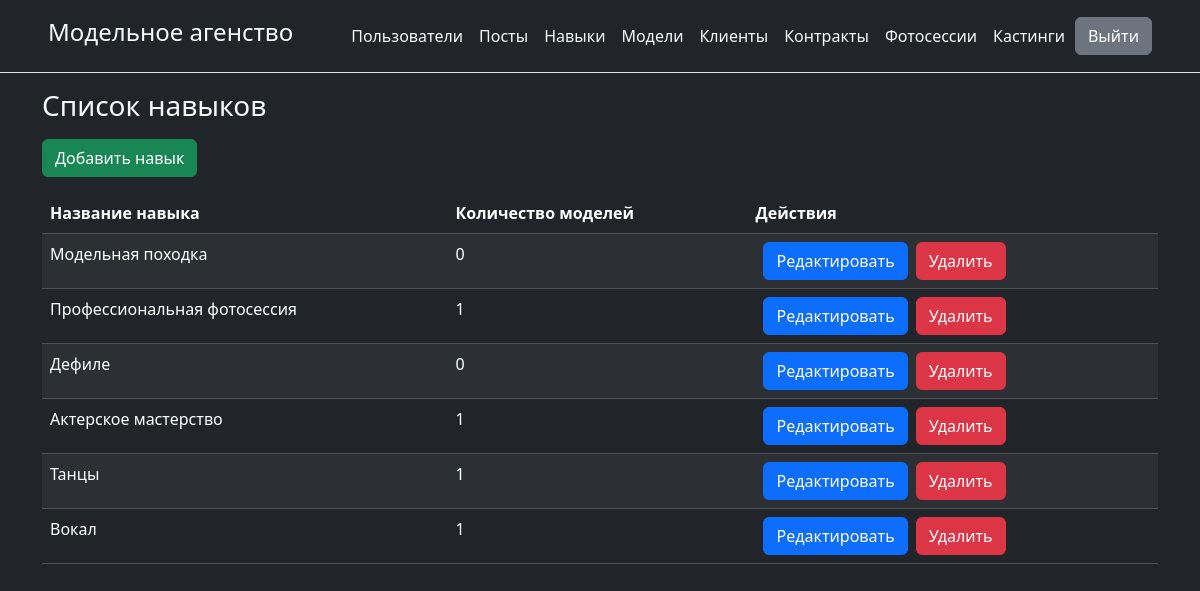
/admin/skills/index.php (signed in), run on the app's committed database.
### tables this page shows
CREATE TABLE `skills` (
  `id` int NOT NULL,
  `skill_name` varchar(50) DEFAULT NULL
);

### admin/skills/index.php (the view, shortened to what this page needs)
<?php
include '../header.php';
require_once '../database_connection.php';
try {
    $stmt = $pdo->prepare("SELECT * FROM skills");
    $stmt->execute();
    $skills = $stmt->fetchAll(PDO::FETCH_ASSOC);
} catch (PDOException $e) {
    echo "Ошибка при получении списка навыков: " . $e->getMessage();
}
try {
    $skill_counts = [];
    foreach ($skills as $skill) {
        $stmt = $pdo->prepare("SELECT COUNT(model_id) AS model_count FROM model_skills WHERE skill_id = ?");
        $stmt->execute([$skill['id']]);
        $count = $stmt->fetch(PDO::FETCH_ASSOC);
        $skill_counts[$skill['id']] = $count['model_count'];
    }
} catch (PDOException $e) {
    echo "Ошибка при получении количества моделей для навыков: " . $e->getMessage();
}
?>
<body class="bg-dark text-light">
<div class="container">
    <h3 class="text-light my-3">Список навыков</h3>
    <a href="create_skill.php" class="btn btn-success mb-3">Добавить навык</a>
    <table class="table table-striped table-dark">
        <thead>
        <tr>
            <th>Название навыка</th>
            <th>Количество моделей</th>
            <th>Действия</th>
        </tr>
        </thead>
        <tbody>
    <?php foreach ($skills as $skill): ?>
            <tr>
                <td><?php echo $skill['skill_name']; ?></td>
                <td><?php echo isset($skill_counts[$skill['id']]) ? $skill_counts[$skill['id']] : 0; ?></td>
                <td>
                    <div class="btn-group" role="group">
                        <form method="GET" action="edit_skill.php" class="mx-2">
                            <button type="submit" class="btn btn-primary">Редактировать</button>
                        </form>
                        <form method="POST" action="delete_skill.php" onsubmit="return confirm('Вы уверены, что хотите удалить этот навык?');">
                            <button type="submit" class="btn btn-danger">Удалить</button>
                        </form>
                    </div>
                </td>
            </tr>
    <?php endforeach; ?>
        </tbody>
    </table>
</div>
</body>
</html>

### data on the page
skills: skill_name "Модельная походка", id "0"
skills: skill_name "Профессиональная фотосессия", id "1"
skills: skill_name "Дефиле", id "0"
skills: skill_name "Актерское мастерство", id "1"
skills: skill_name "Танцы", id "1"
skills: skill_name "Вокал", id "1"
